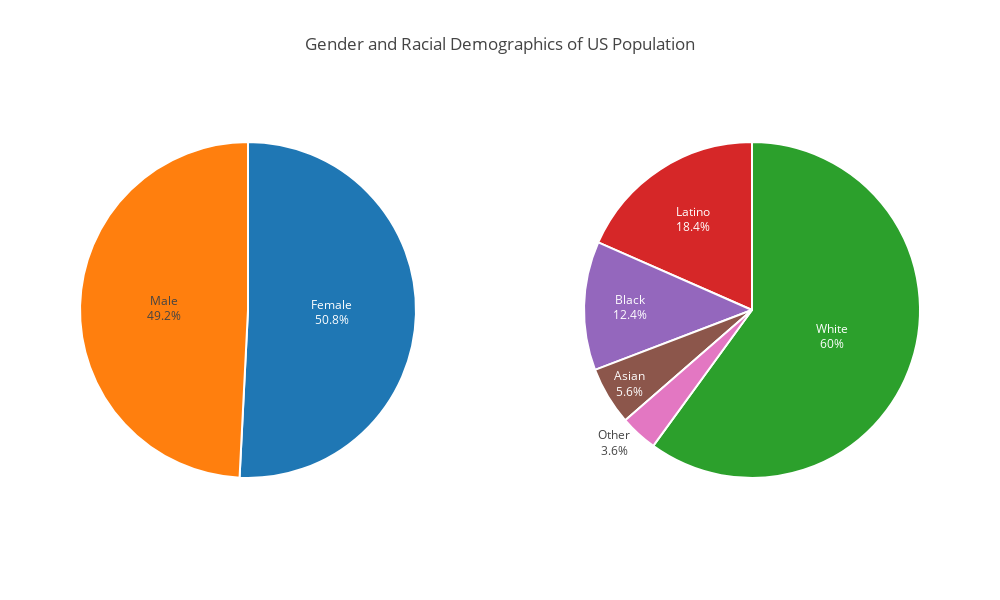

The code cell stored with this chart in its notebook:
### Code cell
import plotly.offline as py
py.init_notebook_mode(connected=True)
import plotly.graph_objs as go
from plotly import tools
import numpy as np

cmap = plt.get_cmap('Set2')
colors = [cmap(i) for i in np.linspace(0, 1, 8)]
gender_pie = go.Pie(labels=q['US Population'].index, values=q['US Population'], marker=dict(colors=colors[1:3]
                                                            , line=dict(color='#FFF', width=2)), 
                                                            domain={'x': [0.0, .4], 'y': [0.0, 1]}
                                                            , showlegend=False, name='Gender', textinfo='label+percent')

demo_pie = go.Pie(labels=w['US Population'].index, values=w['US Population'], marker=dict(colors=colors
                                                            , line=dict(color='#FFF', width=2)), 
                                                            domain={'x': [.6, 1], 'y': [0.0, 1]}
                                                            , showlegend=False, name='Demographics', textinfo='label+percent')

layout = go.Layout(height = 600,
                   width = 1000,
                   autosize = False,
                   title = 'Gender and Racial Demographics of US Population')
fig = go.Figure(data = [gender_pie,demo_pie ], layout = layout)


py.iplot(fig, filename='basic_pie_chart')

### Figure 1 — Plotly figure (JSON) as saved in the notebook; plotly's stock layout.template omitted (floating-point values rounded to 4 significant figures)
{"data": [{"domain": {"x": [0, 0.4], "y": [0, 1]}, "labels": ["Male", "Female"], "marker": {"colors": [[0.9882, 0.5529, 0.3843, 1], [0.5529, 0.6275, 0.7961, 1]], "line": {"color": "#FFF", "width": 2}}, "name": "Gender", "showlegend": false, "textinfo": "label+percent", "type": "pie", "uid": "71d062c3-2914-41c8-a274-10e280fa54d2", "values": [49.2, 50.8]}, {"domain": {"x": [0.6, 1], "y": [0, 1]}, "labels": ["White", "Latino", "Black", "Asian", "Other"], "marker": {"colors": [[0.4, 0.7608, 0.6471, 1], [0.9882, 0.5529, 0.3843, 1], [0.5529, 0.6275, 0.7961, 1], [0.9059, 0.5412, 0.7647, 1], [0.651, 0.8471, 0.3294, 1], [1, 0.851, 0.1843, 1], [0.898, 0.7686, 0.5804, 1], [0.702, 0.702, 0.702, 1]], "line": {"color": "#FFF", "width": 2}}, "name": "Demographics", "showlegend": false, "textinfo": "label+percent", "type": "pie", "uid": "cc09b3db-53b6-4ed7-926d-511830952f2c", "values": [60, 18.4, 12.4, 5.6, 3.6]}], "layout": {"autosize": false, "height": 600, "title": {"text": "Gender and Racial Demographics of US Population"}, "width": 1000}}
